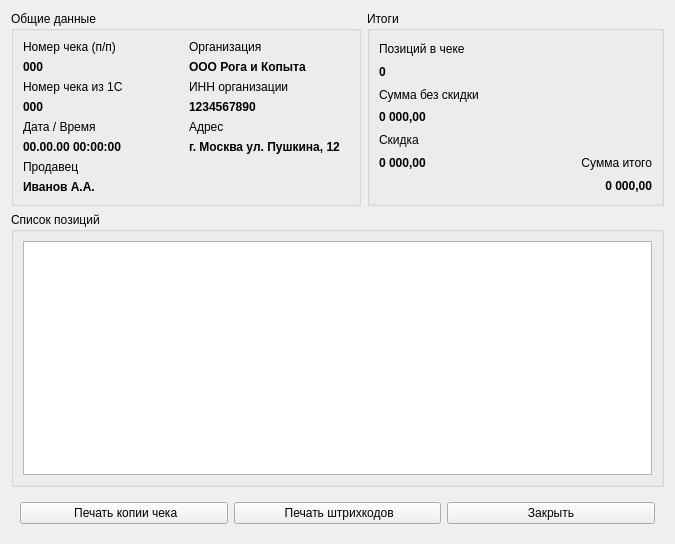
<?xml version="1.0" encoding="UTF-8"?>
<ui version="4.0">
 <class>ChequeWindow</class>
 <widget class="QWidget" name="ChequeWindow">
  <property name="geometry">
   <rect>
    <x>0</x>
    <y>0</y>
    <width>675</width>
    <height>544</height>
   </rect>
  </property>
  <property name="windowTitle">
   <string>Чек</string>
  </property>
  <layout class="QGridLayout" name="gridLayout">
   <item row="0" column="0">
    <widget class="QGroupBox" name="groupGeneral">
     <property name="minimumSize">
      <size>
       <width>350</width>
       <height>0</height>
      </size>
     </property>
     <property name="title">
      <string>Общие данные</string>
     </property>
     <layout class="QGridLayout" name="gridLayout_2">
      <item row="1" column="0">
       <widget class="QLabel" name="chequeIdField">
        <property name="font">
         <font>
          <weight>75</weight>
          <bold>true</bold>
         </font>
        </property>
        <property name="text">
         <string>000</string>
        </property>
       </widget>
      </item>
      <item row="3" column="1">
       <widget class="QLabel" name="chequeInnField">
        <property name="font">
         <font>
          <weight>75</weight>
          <bold>true</bold>
         </font>
        </property>
        <property name="text">
         <string>1234567890</string>
        </property>
       </widget>
      </item>
      <item row="3" column="0">
       <widget class="QLabel" name="chequeId1CField">
        <property name="font">
         <font>
          <weight>75</weight>
          <bold>true</bold>
         </font>
        </property>
        <property name="text">
         <string>000</string>
        </property>
       </widget>
      </item>
      <item row="5" column="1">
       <widget class="QLabel" name="chequeAddressField">
        <property name="font">
         <font>
          <weight>75</weight>
          <bold>true</bold>
         </font>
        </property>
        <property name="text">
         <string>г. Москва ул. Пушкина, 12</string>
        </property>
       </widget>
      </item>
      <item row="7" column="0">
       <widget class="QLabel" name="labelSeller">
        <property name="text">
         <string>Продавец</string>
        </property>
       </widget>
      </item>
      <item row="0" column="0">
       <widget class="QLabel" name="labelChequeId">
        <property name="text">
         <string>Номер чека (п/п)</string>
        </property>
       </widget>
      </item>
      <item row="2" column="0">
       <widget class="QLabel" name="labelChequeId1C">
        <property name="text">
         <string>Номер чека из 1С</string>
        </property>
       </widget>
      </item>
      <item row="2" column="1">
       <widget class="QLabel" name="labelInn">
        <property name="text">
         <string>ИНН организации</string>
        </property>
       </widget>
      </item>
      <item row="0" column="1">
       <widget class="QLabel" name="labelOrg">
        <property name="text">
         <string>Организация</string>
        </property>
       </widget>
      </item>
      <item row="4" column="1">
       <widget class="QLabel" name="labelAddress">
        <property name="text">
         <string>Адрес</string>
        </property>
       </widget>
      </item>
      <item row="1" column="1">
       <widget class="QLabel" name="chequeOrganisationField">
        <property name="font">
         <font>
          <weight>75</weight>
          <bold>true</bold>
         </font>
        </property>
        <property name="text">
         <string>ООО Рога и Копыта</string>
        </property>
       </widget>
      </item>
      <item row="5" column="0">
       <widget class="QLabel" name="chequeDateTimeField">
        <property name="font">
         <font>
          <weight>75</weight>
          <bold>true</bold>
         </font>
        </property>
        <property name="text">
         <string>00.00.00 00:00:00</string>
        </property>
       </widget>
      </item>
      <item row="4" column="0">
       <widget class="QLabel" name="labelDateTime">
        <property name="text">
         <string>Дата / Время</string>
        </property>
       </widget>
      </item>
      <item row="8" column="0">
       <widget class="QLabel" name="chequeSellerField">
        <property name="font">
         <font>
          <weight>75</weight>
          <bold>true</bold>
         </font>
        </property>
        <property name="text">
         <string>Иванов А.А.</string>
        </property>
       </widget>
      </item>
     </layout>
    </widget>
   </item>
   <item row="1" column="0" colspan="3">
    <widget class="QGroupBox" name="groupLines">
     <property name="title">
      <string>Список позиций</string>
     </property>
     <layout class="QVBoxLayout" name="verticalLayout">
      <item>
       <widget class="QTableView" name="tableLines"/>
      </item>
     </layout>
    </widget>
   </item>
   <item row="0" column="1" colspan="2">
    <widget class="QGroupBox" name="groupTotals">
     <property name="title">
      <string>Итоги</string>
     </property>
     <layout class="QGridLayout" name="gridLayout_3">
      <item row="4" column="0">
       <widget class="QLabel" name="labelDiscount">
        <property name="text">
         <string>Скидка</string>
        </property>
       </widget>
      </item>
      <item row="0" column="0">
       <widget class="QLabel" name="labelPositions">
        <property name="text">
         <string>Позиций в чеке</string>
        </property>
       </widget>
      </item>
      <item row="3" column="0">
       <widget class="QLabel" name="totalsWithoutDiscField">
        <property name="font">
         <font>
          <weight>75</weight>
          <bold>true</bold>
         </font>
        </property>
        <property name="text">
         <string>0 000,00</string>
        </property>
       </widget>
      </item>
      <item row="5" column="0">
       <widget class="QLabel" name="totalDiscountField">
        <property name="font">
         <font>
          <weight>75</weight>
          <bold>true</bold>
         </font>
        </property>
        <property name="text">
         <string>0 000,00</string>
        </property>
       </widget>
      </item>
      <item row="2" column="0">
       <widget class="QLabel" name="labelSumWithoutDisc">
        <property name="text">
         <string>Сумма без скидки</string>
        </property>
       </widget>
      </item>
      <item row="1" column="0">
       <widget class="QLabel" name="positionsCountField">
        <property name="font">
         <font>
          <weight>75</weight>
          <bold>true</bold>
         </font>
        </property>
        <property name="text">
         <string>0</string>
        </property>
       </widget>
      </item>
      <item row="5" column="1">
       <widget class="QLabel" name="labelTotals">
        <property name="text">
         <string>Сумма итого</string>
        </property>
        <property name="alignment">
         <set>Qt::AlignRight|Qt::AlignTrailing|Qt::AlignVCenter</set>
        </property>
       </widget>
      </item>
      <item row="6" column="1">
       <widget class="QLabel" name="totalsField">
        <property name="font">
         <font>
          <weight>75</weight>
          <bold>true</bold>
         </font>
        </property>
        <property name="text">
         <string>0 000,00</string>
        </property>
        <property name="alignment">
         <set>Qt::AlignRight|Qt::AlignTrailing|Qt::AlignVCenter</set>
        </property>
       </widget>
      </item>
     </layout>
    </widget>
   </item>
   <item row="2" column="0" colspan="3">
    <widget class="QFrame" name="frame">
     <property name="frameShape">
      <enum>QFrame::NoFrame</enum>
     </property>
     <property name="frameShadow">
      <enum>QFrame::Raised</enum>
     </property>
     <layout class="QHBoxLayout" name="horizontalLayout">
      <item>
       <widget class="QPushButton" name="printCopyButton">
        <property name="text">
         <string> Печать копии чека</string>
        </property>
        <property name="icon">
         <iconset>
          <normaloff>img/cheque-print.png</normaloff>img/cheque-print.png</iconset>
        </property>
       </widget>
      </item>
      <item>
       <widget class="QPushButton" name="printBarcodeButton">
        <property name="text">
         <string> Печать штрихкодов</string>
        </property>
        <property name="icon">
         <iconset>
          <normaloff>img/barcode.png</normaloff>img/barcode.png</iconset>
        </property>
        <property name="iconSize">
         <size>
          <width>16</width>
          <height>16</height>
         </size>
        </property>
       </widget>
      </item>
      <item>
       <widget class="QPushButton" name="closeButton">
        <property name="text">
         <string>Закрыть</string>
        </property>
       </widget>
      </item>
     </layout>
    </widget>
   </item>
  </layout>
 </widget>
 <resources/>
 <connections/>
</ui>
